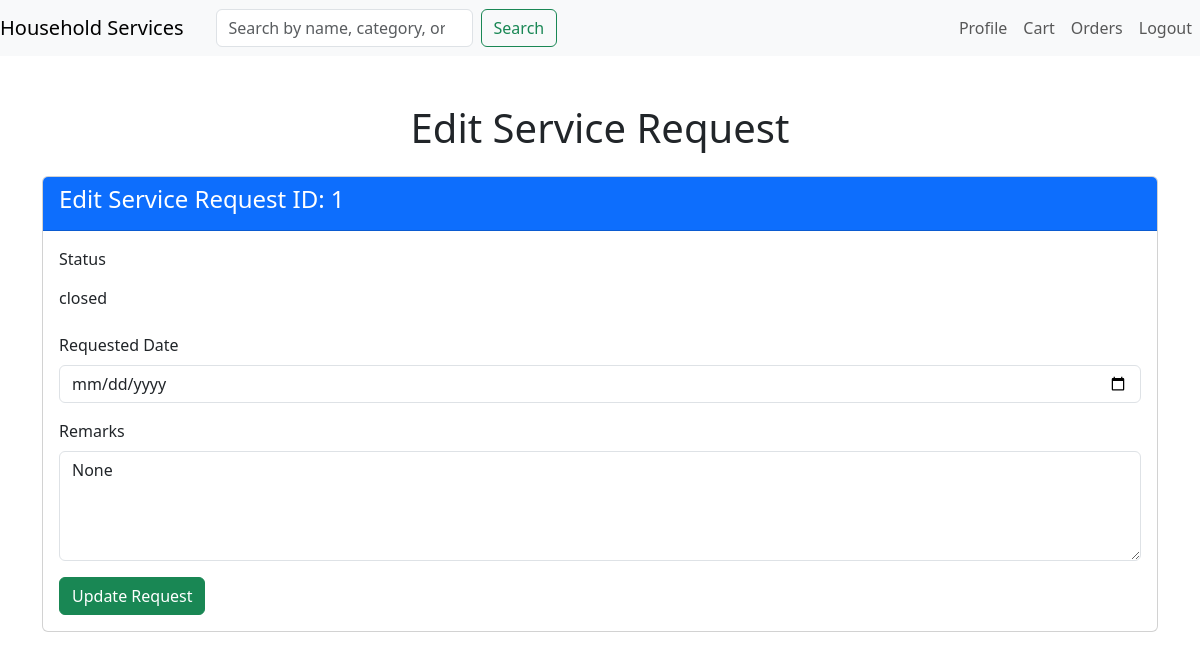
The page /customer/service-requests/edit/1 (signed in) on the database its author committed.
### models.py (models this page shows)
class ServiceRequest(db.Model):
    id = db.Column(db.Integer, primary_key=True)
    customer_name = db.Column(db.String(100), nullable=False)
    service_type = db.Column(db.String(100), nullable=False)
    requested_date = db.Column(db.Date, default=datetime.utcnow)
    status = db.Column(db.String(20), default='pending')  # pending, approved, rejected
    customer_id = db.Column(db.Integer, db.ForeignKey('customer.id'), nullable=False)
    service_id = db.Column(db.Integer, db.ForeignKey('service.id'), nullable=True)
    professional_id = db.Column(db.Integer, db.ForeignKey('professional.id'), nullable=True)
    remarks = db.Column(db.String(500), nullable=True)
    customer = db.relationship('Customer', backref='service_requests')
    service = db.relationship('Service', backref='service_requests')
    professionals = db.relationship('Professional', backref='service_requests', lazy=True)

### routes.py (the view, shortened to what this page needs)
@app.route('/customer/service-requests/edit/<int:request_id>', methods=['GET', 'POST'])
@auth_required
def edit_Cservice_request(request_id):
    customer = Customer.query.get(session['user_id'])  # Get logged-in customer
    service_request = ServiceRequest.query.get_or_404(request_id)
    if service_request.customer_id != customer.id:
        flash("You do not have permission to edit this request.", "danger")
        return redirect(url_for('customer_sent_requests'))
    user = Customer.query.get(session['user_id'])
    return render_template('edit_Cservice_request.html', service_request=service_request,user = user)

### routes.py (called while the page is built)
def auth_required(fnc):
    @wraps(fnc)  # Preserve the original function's metadata
    def inner(*args, **kwargs):
        if 'user_id' in session:
            return fnc(*args, **kwargs)
        if request.endpoint == 'Login' or request.endpoint == 'Register':
            return fnc(*args, **kwargs)
        flash('Please login to continue', 'warning')
        return redirect(url_for('Login'))
    return inner

### templates/edit_Cservice_request.html (shortened to what this page needs)
{% extends 'layout.html' %}
{% block content %}
<div class="container mt-5">
    <h1 class="text-center mb-4">Edit Service Request</h1>
    <div class="card">
        <div class="card-header bg-primary text-white">
            <h4>Edit Service Request ID: {{ service_request.id }}</h4>
        </div>
        <div class="card-body">
            <form method="POST">
                <div class="mb-3">
                    <label for="status" class="form-label">Status</label>
                    <p class="form-control-plaintext">{{ service_request.status }}</p>
                </div>
                <div class="mb-3">
                    <label for="requested_date" class="form-label">Requested Date</label>
                    <input type="date" name="requested_date" id="requested_date" class="form-control" value="{{ formatted_date }}" required>
                </div>
                <div class="mb-3">
                    <label for="remarks" class="form-label">Remarks</label>
                    <textarea name="remarks" id="remarks" class="form-control" rows="4">{{ service_request.remarks }}</textarea>
                </div>
                <button type="submit" class="btn btn-success">Update Request</button>
            </form>
        </div>
    </div>
</div>
{% endblock %}

### rows shown on the page
ServiceRequest: id "1", status "closed", remarks "None"
